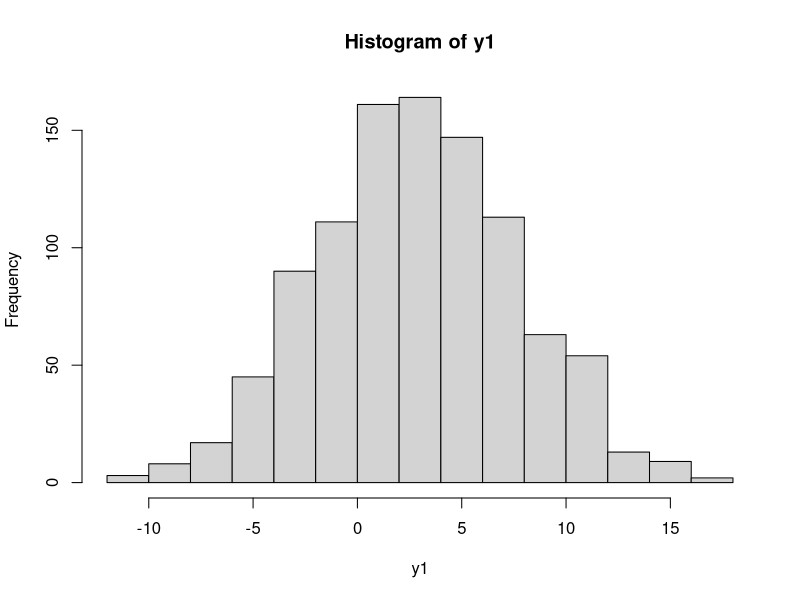
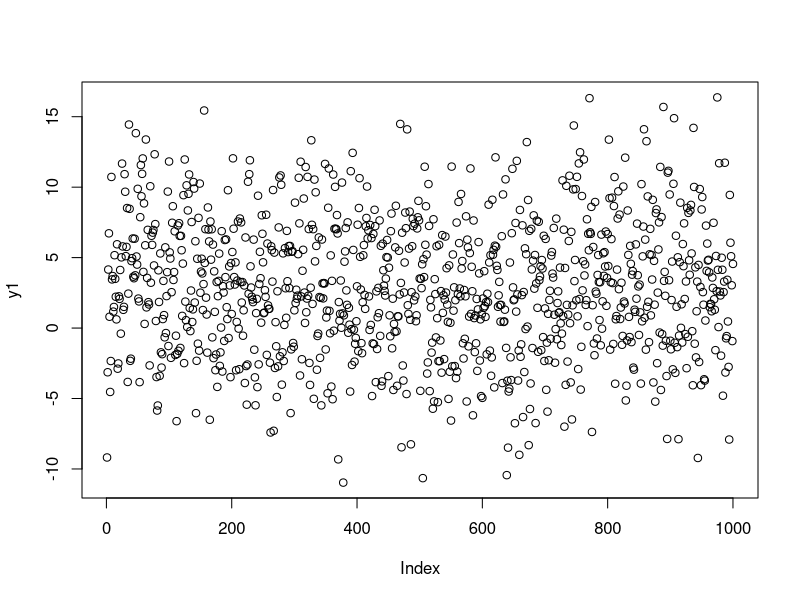
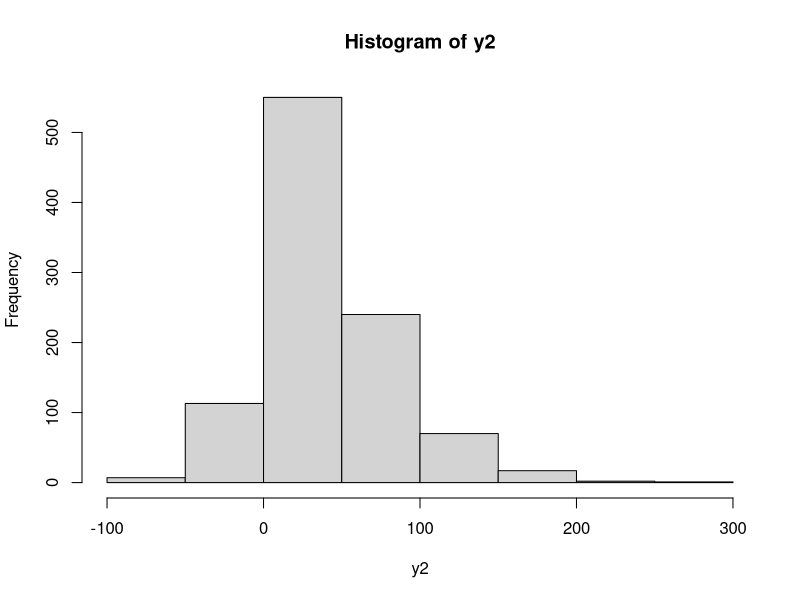
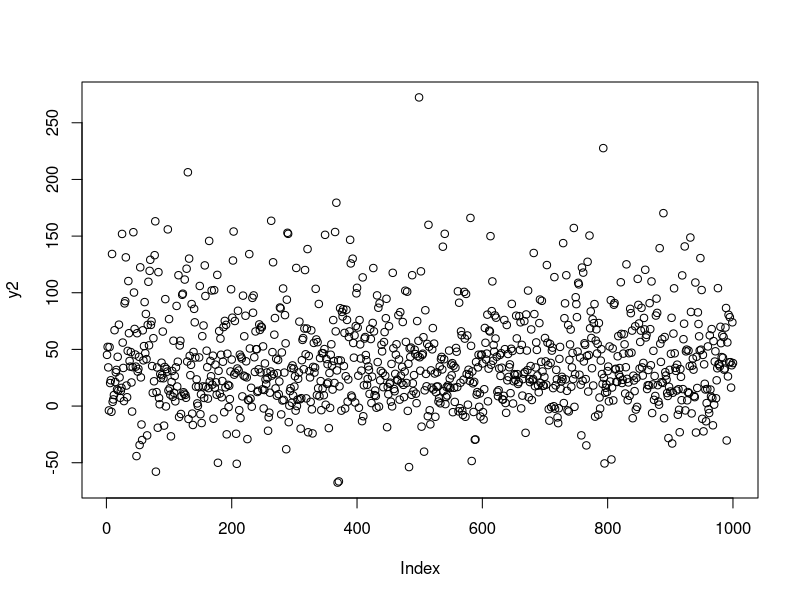
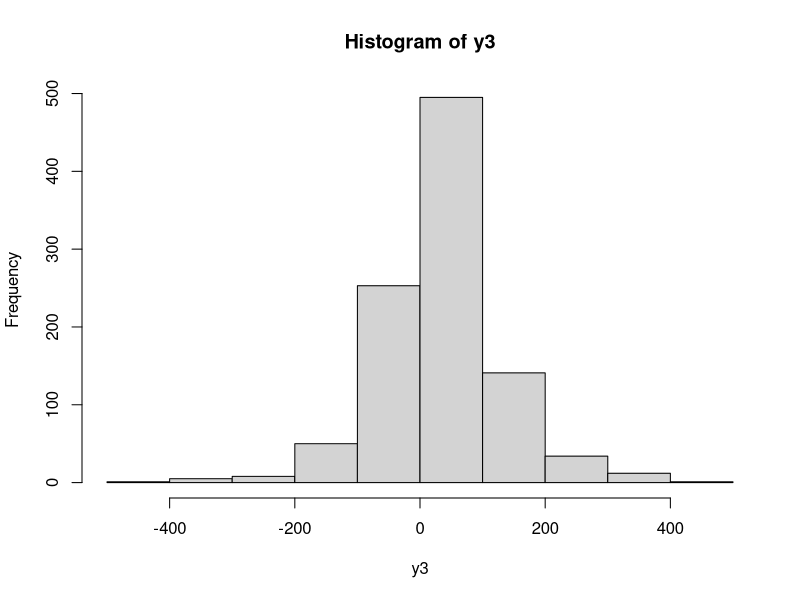
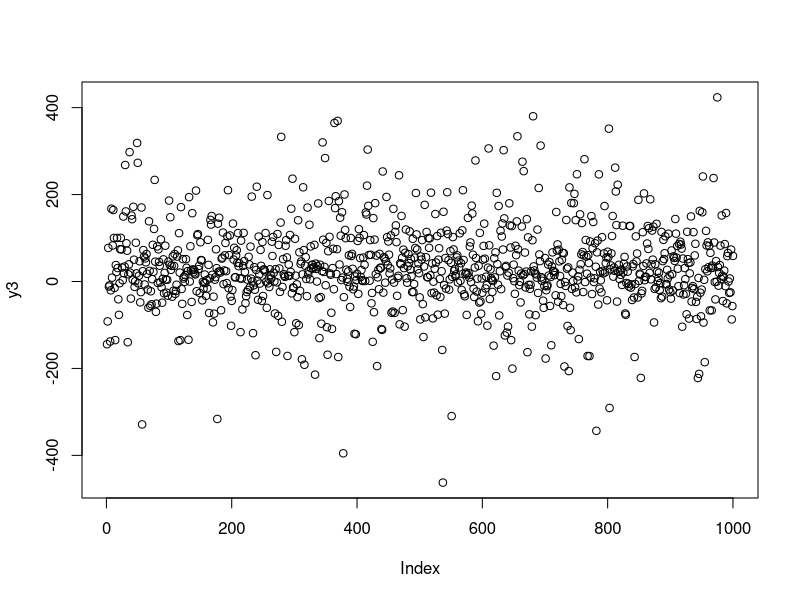

Write R code to recreate these figures, in order.
## ---- chunk 1
# Packages used:
library(tidyverse)

# Seed
set.seed(1456)

# Predictor Variables
x1 <- rnorm(1000, rnorm(1, 0, 5), rnorm(1, 2, 0.25))
x2 <- rnorm(1000, rnorm(1, 0, 5), rnorm(1, 2, 0.25))
x3 <- rnorm(1000, rnorm(1, 0, 5), rnorm(1, 2, 0.25))
x4 <- rnorm(1000, rnorm(1, 0, 5), rnorm(1, 2, 0.25))
x5 <- rnorm(1000, rnorm(1, 0, 5), rnorm(1, 2, 0.25))
x6 <- rnorm(1000, rnorm(1, 0, 5), rnorm(1, 2, 0.25))
x7 <- rnorm(1000, rnorm(1, 0, 5), rnorm(1, 2, 0.25))
x8 <- rnorm(1000, rnorm(1, 0, 5), rnorm(1, 2, 0.25))
x9 <- rnorm(1000, rnorm(1, 0, 5), rnorm(1, 2, 0.25))
x10 <- rnorm(1000, rnorm(1, 0, 5), rnorm(1, 2, 0.25))

# Predicted Variables
y1 <- x1 + x2 + x6 + x7 - x5 - x8
hist(y1)
plot(y1)

y2 <- x1^2 + 0.5*x5^2 + 2*x6^2 - 1.5*x9^2 - 2*x10^2
hist(y2)
plot(y2)

y3 <- (0.5*x1^3 - 0.25*x1^2 + .2*x1 - 1.5*x2^3 + 1.2*x2^2 - 1.5*x2 + x7^3 - x7^2 + 0.35*x7 + 15)
hist(y3)
plot(y3)

# Data Frame
df <- data.frame(x1, x2, x3, x4, x5, x6, x7, x8, x9, x10, y1, y2, y3)
df <- df %>% mutate(id = row_number())

round(as.matrix(cor(df[1:10])), 4)

round(cor(df[1:10]), 4)


# Test and Training Sets
train <- sample_n(df, 800)
test <- anti_join(df, train, by = 'id')
